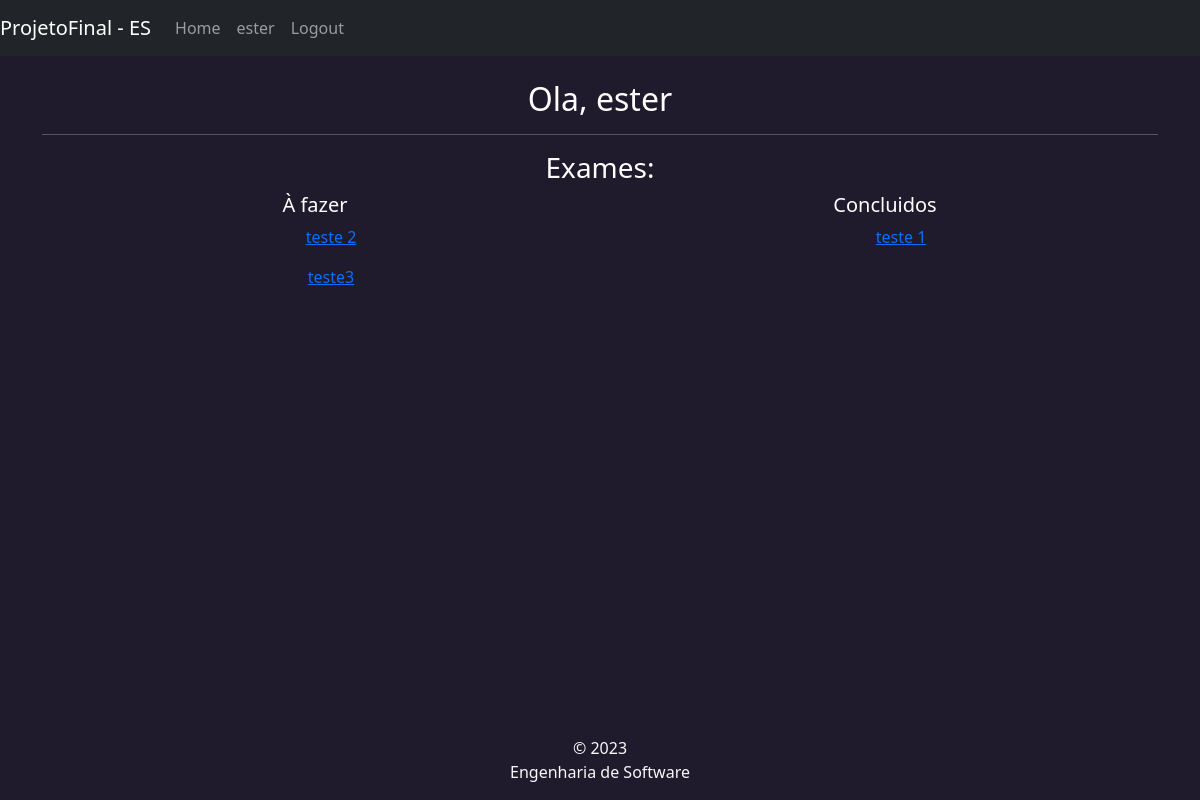
/user (signed in), run on an earlier commit of the app's database.
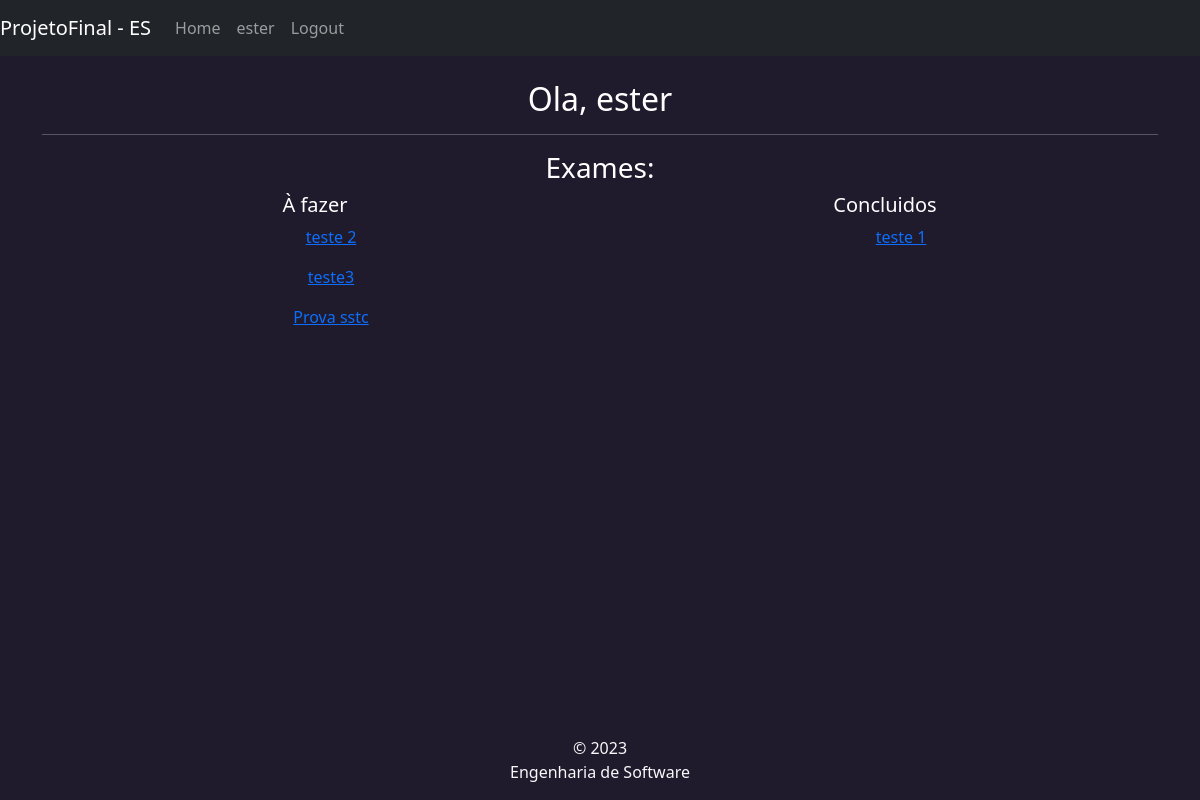
And on a later commit of the database.
### app/models/tables.py (models this page shows)
class Exame(db.Model):
    __tablename__ = 'exames'
    id = db.Column(db.Integer, primary_key=True)
    nome = db.Column(db.String,nullable = False)
    qtd_questoes = db.Column(db.Integer, nullable=False)
    valor = db.Column(db.String, nullable=False)
    horario_inicio = db.Column(db.DateTime, nullable = False)
    horario_fim = db.Column(db.DateTime, nullable = False)
    questoes:  Mapped[list["QuestaoExame"]] = relationship(back_populates="exame")
    '''
    questoes = db.relationship('Questao',secondary = questoes, lazy='subquery',
                               backref = db.backref('exames',lazy=True))
    questoesCE = db.relationship('QuestaoCE',secondary = questoesCE, lazy='subquery',
                               backref = db.backref('exames',lazy=True))
    questoesCA = db.relationship('QuestaoCA',secondary = questoesCA, lazy='subquery',
                               backref = db.backref('exames',lazy=True))
    '''

### app/controllers/routes.py (the view)
@app.route("/user")
@login_required
def user():
    now = datetime.now()
    if current_user.professor == True:
        return render_template('prof.html')
    else:
        exames = Exame.query.all()
        respondidas_id = [r.exame_id for r in RespotasExameUser.query.all()]
        exames_nao_respondidos = list()
        exames_respondidos = list()
        for e in exames:
            if(e.id not in respondidas_id):
                exames_nao_respondidos.append(e)
            else:
                exames_respondidos.append(e)
        return render_template('aluno.html', exames_nao_respondidos=exames_nao_respondidos, exames_respondidos=exames_respondidos)

### app/controllers/routes.py (called while the page is built)
@login_manager.user_loader
def load_user(user_id):
    return User.query.get(int(user_id))

### app/templates/aluno.html (shortened to what this page needs)
{% extends "base.html" %}
{% block content %}
    <h2 class="text-center">Ola, {{current_user.username }}</h2>
    <hr>
    <h3 class="text-center">Exames:</h3>
    <div class="row text-center">
      <div class="col">
        <h5>À fazer</h5>
        <ul>
          {% for e in exames_nao_respondidos %}
          <p>
            <a href="{{ url_for('responde_exame_view', id=e.id) }}">{{ e.nome }}</a>
          </p>
          {% endfor %}
        </ul>
      </div>
      <div class="col">
        <h5>Concluidos</h5>
        <ul>
          {% for e in exames_respondidos %}
          <p>
            <a href="">{{ e.nome }}</a>
          </p>
          {% endfor %}
        </ul>
      </div>
    </div>
{% endblock %}

What changed in the data, as far as the page shows it:
added Exame: nome "Prova sstc", shown under "À fazer"
